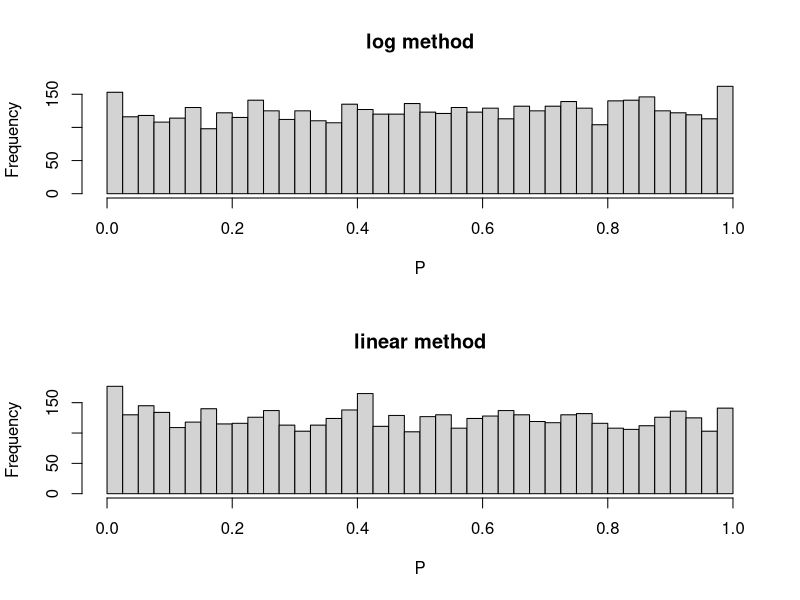
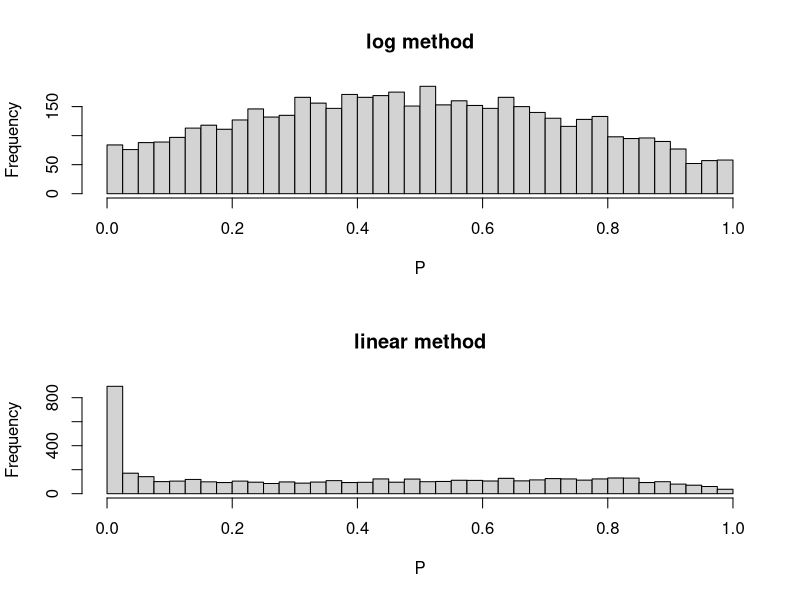
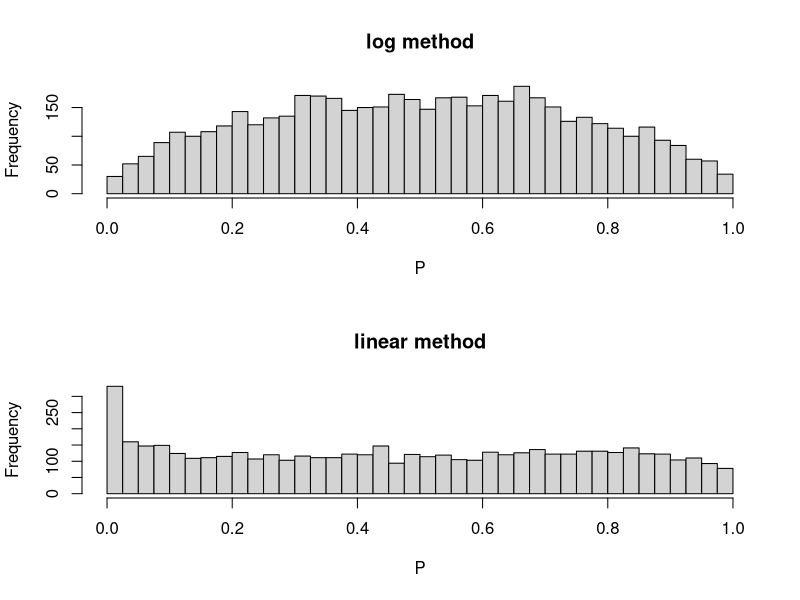

Write the R code that produced these figures, in order.
## Testing simple approaches to propagate error from our estimate of mean serial interval

set.seed(1412)

######################################################################

## Pick parameters from a hyper-distribution and then pick deviates
## lognormal example for now
lnExperiment <- function(pars, n){
	with(pars, {
		mul <- rnorm(1, 0, mspread)
		sdl <- rgamma(1, shape=sdshape, scale=sdmean/sdshape)
		return(list(dat=rlnorm(n, mul, sdl)
			, mu=exp(mul+sdl^2/2)
			, cv=(exp(sdl^2)-1)*exp(sdl^2)
		))
	})
}

######################################################################

## Generate posterior on linear scale (rely on clt)
cltPost <- function(dat, psamps){
	sig <- sd(dat)
	mu <- mean(dat)
	n <- length(dat)
	return(rnorm(psamps, mu, sig/sqrt(n)))
}

## Generate posterior means on log scale
## Need to estimate and sample variance down there!
logPost <- function(dat, psamps){
	d <- log(dat)
	sig <- sd(d)
	mu <- mean(d)
	n <- length(d)
	musamp <- rnorm(psamps, mu, sig/sqrt(n))
	sigsamp <- sig*rchisq(psamps, n)/n
	return(exp(musamp+sigsamp^2/2))
}

######################################################################

## This looks like a Bayesian P value to me

p_mu <- function(stat, post){
	return(mean(stat<post))
}

######################################################################

mean_experiment <- function(expFun, postFun, n, psamps, pars){
	x <- expFun(n=n, pars=pars)
	post <- postFun(x[["dat"]], psamps)
	return(p_mu(x[["mu"]], post))
}

## return(t.test(x[["dat"]]-x[["mu"]], alternative="less")[["p.value"]])

######################################################################

mean_ensemble <- function(expFun, postFun, n, psamps, checks, pars){
	replicate(checks
		, mean_experiment(expFun=expFun, postFun=postFun, n=n, psamps=psamps, pars)
	)
}

## replicate(1000, lnExperiment(1, 1, 10))

######################################################################

histFun <- function(expFun, postFun, n, psamps, checks, pars, br, name){
	ens <- mean_ensemble(
		expFun=expFun, postFun=postFun
		, n=n, psamps=psamps, checks=checks
		, pars=pars
	)
	return(hist(ens, breaks=(0:br)/br, main=name, xlab="P"))
}

histComp <- function(pars, n=20, psamps=1000, checks=5000, br=40){
	par(mfrow=c(2, 1))
	print(histFun("log method", postFun=logPost
		, expFun=lnExperiment
		, pars=pars
		, n=n
		, psamps=psamps, checks=checks, br=br
	))
	print(histFun("linear method", postFun=cltPost
		, expFun=lnExperiment
		, pars=pars
		, n=n
		, psamps=psamps, checks=checks, br=br
	))
}

histComp(pars=list(mspread=2, sdshape=4, sdmean=0.1))
histComp(pars=list(mspread=4, sdshape=2, sdmean=1))
histComp(n=1000, pars=list(mspread=4, sdshape=2, sdmean=1))
